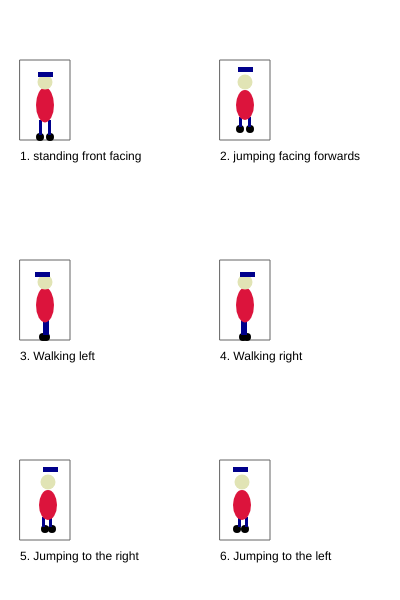
Frame 1 (no input)
Frame 60 (no input): identical to frame 1, image omitted
Frame 120 (the mouse pressed at the canvas centre since frame 60): identical to frame 1, image omitted

The p5.js sketch that drew this single still picture (run headless with seeded random() and noise() and a simulated clock; from frame 60 on, the mouse is pressed at the canvas centre):

// p5.js sketch
// ── sketch.js
/*

The Game Project

2 - Game character

Use p5 drawing functions such as rect, ellipse, line, triangle and
point to draw the different states of your game character.

Write the code so that your character appears inside the box for each
state.

IMPORTANT: For each box the variables gameChar_x & gameChar_y are set to the bottom
center of the box. You must combine these variables with arithmetic to
determine the position of each shape that you draw. This will later allow
you to adjust the position of your game character.

Each state is worth two marks:

//standing front facing = 2
//jumping facing forwards = 2
//walking left = 2
//walking right = 2
//jumping left and jumping right = 2

0 marks = not a reasonable attempt
1 mark = attempted but it lacks detail and you didn't use gameChar_x and gameChar_y correctly
2 marks = you've used a selction of shape functions and made consistent use of gameChar_x and gameChar_y

WARNING: Do not get too carried away. If you're character takes more than 5 lines
of code to draw then you've probably over done it.

** Only submit your sketch.js **

*/

var gameChar_x = 0;
var gameChar_y = 0;

function setup()
{
	createCanvas(400, 600);
}

function draw()
{
	background(255);

	//Standing, facing frontwards

	stroke(100);
	noFill();
	rect(20, 60, 50, 80);
	noStroke();
	fill(0);
	text("1. standing front facing", 20, 160);

	gameChar_x = 45;
	gameChar_y = 137;
	//Add your code here ...
    
    //feet
    fill(0);
    ellipse(gameChar_x-5, gameChar_y, 8, 8);
    ellipse(gameChar_x+5, gameChar_y, 8, 8);
    
    //legs
    fill(0,0,139);
    rect(gameChar_x-6, gameChar_y-17, 3, 15);
    rect(gameChar_x+3, gameChar_y-17, 3, 15);
    
    //body
    fill(220,20,60);
    ellipse(gameChar_x, gameChar_y-32, 18, 35);
    
    //face
    fill(225,228,181);
    ellipse(gameChar_x, gameChar_y-55, 15, 15);
    
    //hat
    fill(0,0,139);
    rect(gameChar_x-7, gameChar_y-65, 15, 5);
    

    
	//Jumping facing forwards
	stroke(100);
	noFill();
	rect(220, 60, 50, 80);
	noStroke();
	fill(0);
	text("2. jumping facing forwards", 220, 160);

	gameChar_x = 245;
	gameChar_y = 137;
	//Add your code here ...
    
    //feet
    fill(0);
    ellipse(gameChar_x-5, gameChar_y-8, 8, 8);
    ellipse(gameChar_x+5, gameChar_y-8, 8, 8);
    
    //legs
    fill(0,0,139);
    rect(gameChar_x-6, gameChar_y-20, 3, 10);
    rect(gameChar_x+3, gameChar_y-20, 3, 10);
    
    //body
    fill(220,20,60);
    ellipse(gameChar_x, gameChar_y-32, 18, 30);
    
    //face
    fill(225,228,181);
    ellipse(gameChar_x, gameChar_y-55, 15, 15);
    
    //hat
    fill(0,0,139);
    rect(gameChar_x-7, gameChar_y-70, 15, 5);
     

	//Walking, turned left
	stroke(100);
	noFill();
	rect(20, 260, 50, 80);
	noStroke();
	fill(0);
	text("3. Walking left", 20, 360);

	gameChar_x = 45;
	gameChar_y = 337;
	//Add your code here ...

    //feet
    fill(0);
    ellipse(gameChar_x-2, gameChar_y, 8, 8);
    ellipse(gameChar_x+1, gameChar_y, 8, 8);
    
    //legs
    fill(0,0,139);
    rect(gameChar_x-2, gameChar_y-17, 3, 15);
    rect(gameChar_x+1, gameChar_y-17, 3, 15);
    
    //body
    fill(220,20,60);
    ellipse(gameChar_x, gameChar_y-32, 18, 35);
    
    //face
    fill(225,228,181);
    ellipse(gameChar_x, gameChar_y-55, 15, 15);
    
    //hat
    fill(0,0,139);
    rect(gameChar_x-10, gameChar_y-65, 15, 5);
    

	//Walking, turned right
	stroke(100);
	noFill();
	rect(220, 260, 50, 80);
	noStroke();
	fill(0);
	text("4. Walking right", 220, 360);

	gameChar_x = 245;
	gameChar_y = 337;
	//Add your code here ...
    
    //feet
    fill(0);
    ellipse(gameChar_x-2, gameChar_y, 8, 8);
    ellipse(gameChar_x+2, gameChar_y, 8, 8);
    
    //legs
    fill(0,0,139);
    rect(gameChar_x-4, gameChar_y-17, 3, 15);
    rect(gameChar_x-1, gameChar_y-17, 3, 15);
    
    //body
    fill(220,20,60);
    ellipse(gameChar_x, gameChar_y-32, 18, 35);
    
    //face
    fill(225,228,181);
    ellipse(gameChar_x, gameChar_y-55, 15, 15);
    
    //hat
    fill(0,0,139);
    rect(gameChar_x-5, gameChar_y-65, 15, 5);


	//Jumping right
	stroke(100);
	noFill();
	rect(20, 460, 50, 80);
	noStroke();
	fill(0);
	text("5. Jumping to the right", 20, 560);

	gameChar_x = 45;
	gameChar_y = 537;
	//Add your code here ...
    
    //feet
    fill(0);
    ellipse(gameChar_x, gameChar_y-8, 8, 8);
    ellipse(gameChar_x+7, gameChar_y-8, 8, 8);
    
    //legs
    fill(0,0,139);
    rect(gameChar_x-3, gameChar_y-20, 3, 10);
    rect(gameChar_x+4, gameChar_y-20, 3, 10);
    
    //body
    fill(220,20,60);
    ellipse(gameChar_x+3, gameChar_y-32, 18, 30);
    
    //face
    fill(225,228,181);
    ellipse(gameChar_x+3, gameChar_y-55, 15, 15);
    
    //hat
    fill(0,0,139);
    rect(gameChar_x-2, gameChar_y-70, 15, 5);


	//Jumping to the left
	stroke(100);
	noFill();
	rect(220, 460, 50, 80);
	noStroke();
	fill(0);
	text("6. Jumping to the left", 220, 560);

	gameChar_x = 245;
	gameChar_y = 537;
	//Add your code here ...
    
    //feet
    fill(0);
    ellipse(gameChar_x-8, gameChar_y-8, 8, 8);
    ellipse(gameChar_x, gameChar_y-8, 8, 8);
    
    //legs
    fill(0,0,139);
    rect(gameChar_x-7, gameChar_y-20, 3, 10);
    rect(gameChar_x, gameChar_y-20, 3, 10);
    
    //body
    fill(220,20,60);
    ellipse(gameChar_x-3, gameChar_y-32, 18, 30);
    
    //face
    fill(225,228,181);
    ellipse(gameChar_x-3, gameChar_y-55, 15, 15);
    
    //hat
    fill(0,0,139);
    rect(gameChar_x-12, gameChar_y-70, 15, 5);

}
